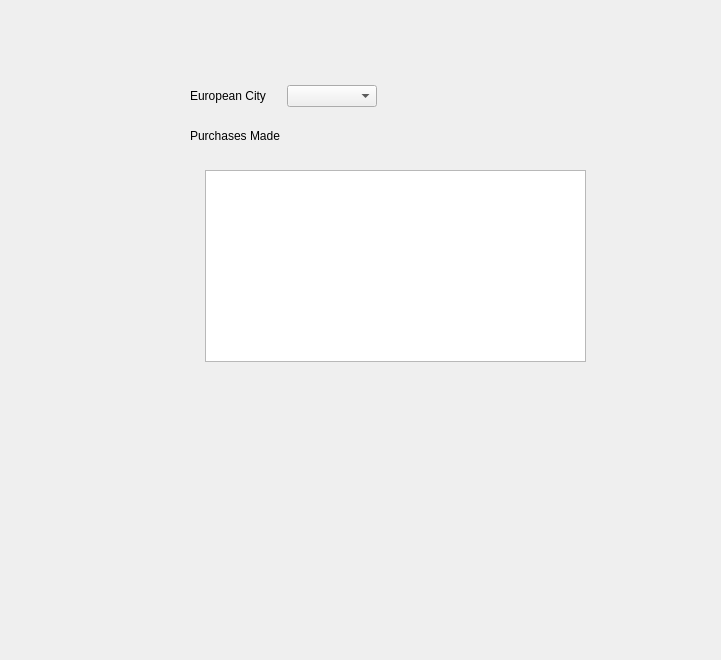
<?xml version="1.0" encoding="UTF-8"?>
<ui version="4.0">
 <class>AdminOperations</class>
 <widget class="QDialog" name="AdminOperations">
  <property name="geometry">
   <rect>
    <x>0</x>
    <y>0</y>
    <width>721</width>
    <height>660</height>
   </rect>
  </property>
  <property name="windowTitle">
   <string>Dialog</string>
  </property>
  <widget class="QStackedWidget" name="stackedWidget">
   <property name="geometry">
    <rect>
     <x>160</x>
     <y>60</y>
     <width>451</width>
     <height>351</height>
    </rect>
   </property>
   <property name="currentIndex">
    <number>1</number>
   </property>
   <widget class="QWidget" name="loginPage">
    <widget class="QPushButton" name="loginButton">
     <property name="geometry">
      <rect>
       <x>150</x>
       <y>150</y>
       <width>114</width>
       <height>32</height>
      </rect>
     </property>
     <property name="text">
      <string>login</string>
     </property>
    </widget>
    <widget class="QWidget" name="">
     <property name="geometry">
      <rect>
       <x>90</x>
       <y>70</y>
       <width>230</width>
       <height>71</height>
      </rect>
     </property>
     <layout class="QHBoxLayout" name="horizontalLayout">
      <item>
       <layout class="QVBoxLayout" name="verticalLayout">
        <item>
         <widget class="QLabel" name="label">
          <property name="text">
           <string>TextLabel</string>
          </property>
         </widget>
        </item>
        <item>
         <widget class="QLabel" name="label_2">
          <property name="text">
           <string>TextLabel</string>
          </property>
         </widget>
        </item>
       </layout>
      </item>
      <item>
       <layout class="QVBoxLayout" name="verticalLayout_2">
        <item>
         <widget class="QLineEdit" name="lineEdit"/>
        </item>
        <item>
         <widget class="QLineEdit" name="lineEdit_2"/>
        </item>
       </layout>
      </item>
     </layout>
    </widget>
   </widget>
   <widget class="QWidget" name="page_2">
    <widget class="QLabel" name="label_6">
     <property name="geometry">
      <rect>
       <x>30</x>
       <y>60</y>
       <width>121</width>
       <height>31</height>
      </rect>
     </property>
     <property name="text">
      <string>Purchases Made</string>
     </property>
    </widget>
    <widget class="QTableView" name="tableView">
     <property name="geometry">
      <rect>
       <x>45</x>
       <y>110</y>
       <width>381</width>
       <height>192</height>
      </rect>
     </property>
    </widget>
    <widget class="QWidget" name="">
     <property name="geometry">
      <rect>
       <x>30</x>
       <y>20</y>
       <width>187</width>
       <height>32</height>
      </rect>
     </property>
     <layout class="QHBoxLayout" name="horizontalLayout_3">
      <item>
       <widget class="QLabel" name="label_5">
        <property name="text">
         <string>European City </string>
        </property>
       </widget>
      </item>
      <item>
       <widget class="QComboBox" name="comboBox"/>
      </item>
     </layout>
    </widget>
   </widget>
  </widget>
 </widget>
 <resources/>
 <connections/>
</ui>
